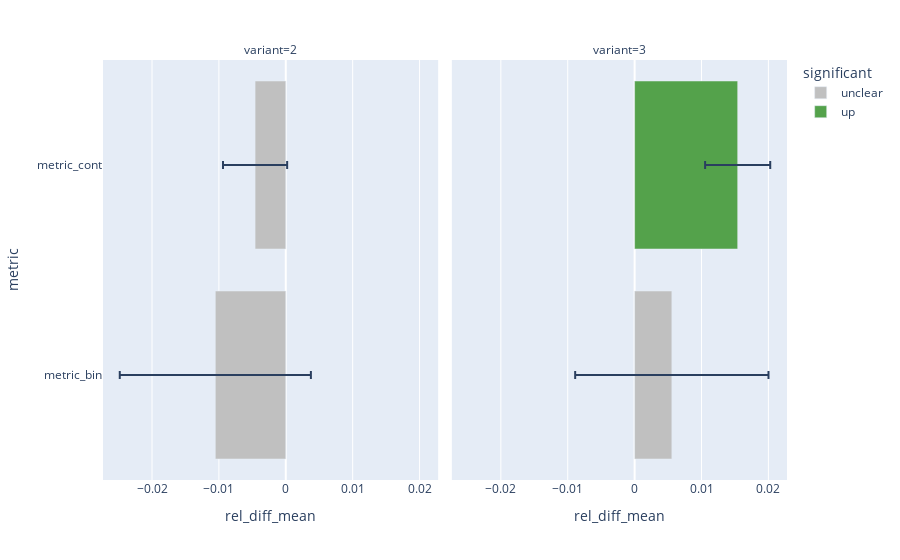

The notebook cell this image was saved under:
### Code cell
evaluator.summary_plot()

### Figure 1 — Plotly figure (JSON) as saved in the notebook; plotly's stock layout.template omitted (floating-point values rounded to 4 significant figures)
{"data": [{"alignmentgroup": "True", "error_x": {"array": [0.01429, 0.004797]}, "hovertemplate": "significant=unclear<br>variant=2<br>rel_diff_mean=%{x}<br>metric=%{y}<extra></extra>", "legendgroup": "unclear", "marker": {"color": "silver", "pattern": {"shape": ""}}, "name": "unclear", "offsetgroup": "unclear", "orientation": "h", "showlegend": true, "textposition": "auto", "type": "bar", "x": [-0.01053, -0.00459], "xaxis": "x", "y": ["metric_bin", "metric_cont"], "yaxis": "y"}, {"alignmentgroup": "True", "error_x": {"array": [0.01445]}, "hovertemplate": "significant=unclear<br>variant=3<br>rel_diff_mean=%{x}<br>metric=%{y}<extra></extra>", "legendgroup": "unclear", "marker": {"color": "silver", "pattern": {"shape": ""}}, "name": "unclear", "offsetgroup": "unclear", "orientation": "h", "showlegend": false, "textposition": "auto", "type": "bar", "x": [0.005564], "xaxis": "x2", "y": ["metric_bin"], "yaxis": "y2"}, {"alignmentgroup": "True", "error_x": {"array": [0.004869]}, "hovertemplate": "significant=up<br>variant=3<br>rel_diff_mean=%{x}<br>metric=%{y}<extra></extra>", "legendgroup": "up", "marker": {"color": "#54A24B", "pattern": {"shape": ""}}, "name": "up", "offsetgroup": "up", "orientation": "h", "showlegend": true, "textposition": "auto", "type": "bar", "x": [0.01541], "xaxis": "x2", "y": ["metric_cont"], "yaxis": "y2"}], "layout": {"annotations": [{"font": {}, "showarrow": false, "text": "variant=2", "x": 0.245, "xanchor": "center", "xref": "paper", "y": 1, "yanchor": "bottom", "yref": "paper"}, {"font": {}, "showarrow": false, "text": "variant=3", "x": 0.755, "xanchor": "center", "xref": "paper", "y": 1, "yanchor": "bottom", "yref": "paper"}], "barmode": "relative", "legend": {"title": {"text": "significant"}, "tracegroupgap": 0}, "margin": {"t": 60}, "xaxis": {"anchor": "y", "domain": [0, 0.49], "title": {"text": "rel_diff_mean"}}, "xaxis2": {"anchor": "y2", "domain": [0.51, 1], "matches": "x", "title": {"text": "rel_diff_mean"}}, "yaxis": {"anchor": "x", "domain": [0, 1], "title": {"text": "metric"}}, "yaxis2": {"anchor": "x2", "domain": [0, 1], "matches": "y", "showticklabels": false}}}
